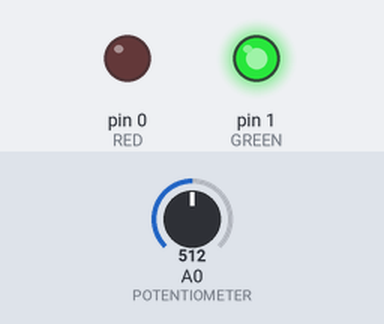
A sketch run on a simulated Arduino Uno, built with avr-gcc and run on an emulated ATmega328P. On the bench: output pins drawn as LEDs (lit = HIGH). The inputs (shaded band) are chosen by the test bench; at power-on: A0 (POTENTIOMETER) = 512.

Above: at 1.2 s.
1.3 s: A0 (POTENTIOMETER) set to 500
At 2.0 s:
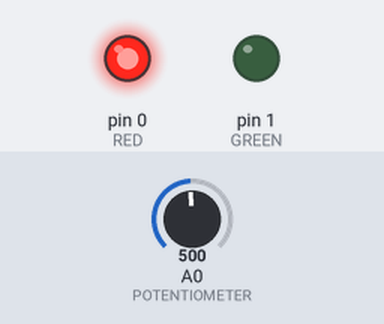
2.8 s: A0 (POTENTIOMETER) set to 511
At 3.2 s:
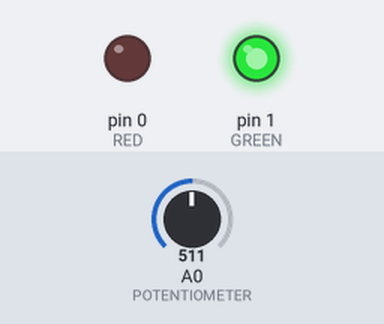
4.3 s: A0 (POTENTIOMETER) set to 306
At 5.5 s:
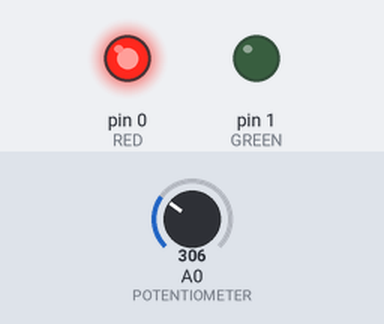
Timing chart, 0 to 7.3 s (numbered marks = the images above; inputs shaded):
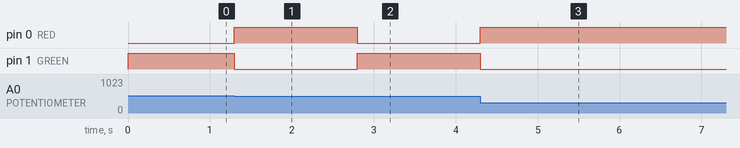

The sketch:

assignment-02.ino
```cpp
#define RED 0
#define GREEN 1
#define POTENTIOMETER 0
#define THRESHOLD (1 << 9) - 1

void setup() {
    pinMode(RED, OUTPUT);
    pinMode(GREEN, OUTPUT);
}

void loop() {
    if (analogRead(POTENTIOMETER) < THRESHOLD) {
        digitalWrite(RED, HIGH);
        digitalWrite(GREEN, LOW);
    } else {
        digitalWrite(RED, LOW);
        digitalWrite(GREEN, HIGH);
    }
}
```

Measured:
- the behaviour switches between 511 and 510 on A0 (POTENTIOMETER) (found by bisection; images 0 and 1)
- after the input at 1.3 s, pin 0 (RED): LOW → HIGH at once; pin 1 (GREEN): HIGH → LOW at once
- after the input at 2.8 s, pin 0 (RED): HIGH → LOW at once; pin 1 (GREEN): LOW → HIGH at once
- after the input at 4.3 s, pin 0 (RED): LOW → HIGH at once; pin 1 (GREEN): HIGH → LOW at once
